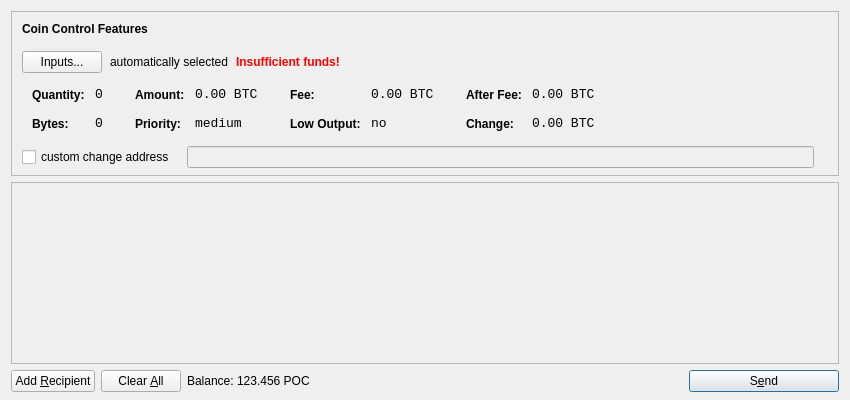
<?xml version="1.0" encoding="UTF-8"?>
<ui version="4.0">
 <class>SendCoinsDialog</class>
 <widget class="QDialog" name="SendCoinsDialog">
  <property name="geometry">
   <rect>
    <x>0</x>
    <y>0</y>
    <width>850</width>
    <height>400</height>
   </rect>
  </property>
  <property name="windowTitle">
   <string>Send Coins</string>
  </property>
  <layout class="QVBoxLayout" name="verticalLayout" stretch="0,1,0">
   <property name="bottomMargin">
    <number>8</number>
   </property>
   <item>
    <widget class="QFrame" name="frameCoinControl">
     <property name="sizePolicy">
      <sizepolicy hsizetype="Expanding" vsizetype="Expanding">
       <horstretch>0</horstretch>
       <verstretch>0</verstretch>
      </sizepolicy>
     </property>
     <property name="maximumSize">
      <size>
       <width>16777215</width>
       <height>16777215</height>
      </size>
     </property>
     <property name="frameShape">
      <enum>QFrame::StyledPanel</enum>
     </property>
     <property name="frameShadow">
      <enum>QFrame::Sunken</enum>
     </property>
     <layout class="QVBoxLayout" name="verticalLayoutCoinControl2">
      <property name="spacing">
       <number>-1</number>
      </property>
      <property name="leftMargin">
       <number>0</number>
      </property>
      <property name="topMargin">
       <number>0</number>
      </property>
      <property name="rightMargin">
       <number>0</number>
      </property>
      <property name="bottomMargin">
       <number>6</number>
      </property>
      <item>
       <layout class="QVBoxLayout" name="verticalLayoutCoinControl" stretch="0,0,0,0,1">
        <property name="spacing">
         <number>0</number>
        </property>
        <property name="leftMargin">
         <number>10</number>
        </property>
        <property name="topMargin">
         <number>10</number>
        </property>
        <item>
         <layout class="QHBoxLayout" name="horizontalLayoutCoinControl1">
          <property name="bottomMargin">
           <number>15</number>
          </property>
          <item>
           <widget class="QLabel" name="labelCoinControlFeatures">
            <property name="sizePolicy">
             <sizepolicy hsizetype="Preferred" vsizetype="Maximum">
              <horstretch>0</horstretch>
              <verstretch>0</verstretch>
             </sizepolicy>
            </property>
            <property name="font">
             <font>
              <weight>75</weight>
              <bold>true</bold>
             </font>
            </property>
            <property name="styleSheet">
             <string notr="true">font-weight:bold;</string>
            </property>
            <property name="text">
             <string>Coin Control Features</string>
            </property>
           </widget>
          </item>
         </layout>
        </item>
        <item>
         <layout class="QHBoxLayout" name="horizontalLayoutCoinControl2" stretch="0,0,0,0">
          <property name="spacing">
           <number>8</number>
          </property>
          <property name="bottomMargin">
           <number>10</number>
          </property>
          <item>
           <widget class="QPushButton" name="pushButtonCoinControl">
            <property name="styleSheet">
             <string notr="true"/>
            </property>
            <property name="text">
             <string>Inputs...</string>
            </property>
           </widget>
          </item>
          <item>
           <widget class="QLabel" name="labelCoinControlAutomaticallySelected">
            <property name="text">
             <string>automatically selected</string>
            </property>
            <property name="margin">
             <number>5</number>
            </property>
           </widget>
          </item>
          <item>
           <widget class="QLabel" name="labelCoinControlInsuffFunds">
            <property name="font">
             <font>
              <weight>75</weight>
              <bold>true</bold>
             </font>
            </property>
            <property name="styleSheet">
             <string notr="true">color:red;font-weight:bold;</string>
            </property>
            <property name="text">
             <string>Insufficient funds!</string>
            </property>
            <property name="margin">
             <number>5</number>
            </property>
           </widget>
          </item>
          <item>
           <spacer name="horizontalSpacerCoinControl">
            <property name="orientation">
             <enum>Qt::Horizontal</enum>
            </property>
            <property name="sizeHint" stdset="0">
             <size>
              <width>40</width>
              <height>1</height>
             </size>
            </property>
           </spacer>
          </item>
         </layout>
        </item>
        <item>
         <widget class="QWidget" name="widgetCoinControl" native="true">
          <property name="sizePolicy">
           <sizepolicy hsizetype="Preferred" vsizetype="Preferred">
            <horstretch>0</horstretch>
            <verstretch>0</verstretch>
           </sizepolicy>
          </property>
          <property name="minimumSize">
           <size>
            <width>0</width>
            <height>0</height>
           </size>
          </property>
          <property name="styleSheet">
           <string notr="true"/>
          </property>
          <layout class="QHBoxLayout" name="horizontalLayoutCoinControl5">
           <property name="margin">
            <number>0</number>
           </property>
           <item>
            <layout class="QHBoxLayout" name="horizontalLayoutCoinControl3" stretch="0,0,0,1">
             <property name="spacing">
              <number>20</number>
             </property>
             <property name="topMargin">
              <number>0</number>
             </property>
             <property name="bottomMargin">
              <number>10</number>
             </property>
             <item>
              <layout class="QFormLayout" name="formLayoutCoinControl1">
               <property name="horizontalSpacing">
                <number>10</number>
               </property>
               <property name="verticalSpacing">
                <number>14</number>
               </property>
               <property name="leftMargin">
                <number>10</number>
               </property>
               <property name="topMargin">
                <number>4</number>
               </property>
               <property name="rightMargin">
                <number>6</number>
               </property>
               <item row="0" column="0">
                <widget class="QLabel" name="labelCoinControlQuantityText">
                 <property name="styleSheet">
                  <string notr="true">font-weight:bold;</string>
                 </property>
                 <property name="text">
                  <string>Quantity:</string>
                 </property>
                 <property name="margin">
                  <number>0</number>
                 </property>
                </widget>
               </item>
               <item row="0" column="1">
                <widget class="QLabel" name="labelCoinControlQuantity">
                 <property name="font">
                  <font>
                   <family>Monospace</family>
                   <pointsize>10</pointsize>
                  </font>
                 </property>
                 <property name="cursor">
                  <cursorShape>IBeamCursor</cursorShape>
                 </property>
                 <property name="contextMenuPolicy">
                  <enum>Qt::ActionsContextMenu</enum>
                 </property>
                 <property name="text">
                  <string notr="true">0</string>
                 </property>
                 <property name="margin">
                  <number>0</number>
                 </property>
                 <property name="textInteractionFlags">
                  <set>Qt::LinksAccessibleByMouse|Qt::TextSelectableByKeyboard|Qt::TextSelectableByMouse</set>
                 </property>
                </widget>
               </item>
               <item row="1" column="0">
                <widget class="QLabel" name="labelCoinControlBytesText">
                 <property name="styleSheet">
                  <string notr="true">font-weight:bold;</string>
                 </property>
                 <property name="text">
                  <string>Bytes:</string>
                 </property>
                </widget>
               </item>
               <item row="1" column="1">
                <widget class="QLabel" name="labelCoinControlBytes">
                 <property name="font">
                  <font>
                   <family>Monospace</family>
                   <pointsize>10</pointsize>
                  </font>
                 </property>
                 <property name="cursor">
                  <cursorShape>IBeamCursor</cursorShape>
                 </property>
                 <property name="contextMenuPolicy">
                  <enum>Qt::ActionsContextMenu</enum>
                 </property>
                 <property name="text">
                  <string notr="true">0</string>
                 </property>
                 <property name="textInteractionFlags">
                  <set>Qt::LinksAccessibleByMouse|Qt::TextSelectableByKeyboard|Qt::TextSelectableByMouse</set>
                 </property>
                </widget>
               </item>
              </layout>
             </item>
             <item>
              <layout class="QFormLayout" name="formLayoutCoinControl2">
               <property name="horizontalSpacing">
                <number>10</number>
               </property>
               <property name="verticalSpacing">
                <number>14</number>
               </property>
               <property name="leftMargin">
                <number>6</number>
               </property>
               <property name="topMargin">
                <number>4</number>
               </property>
               <property name="rightMargin">
                <number>6</number>
               </property>
               <item row="0" column="0">
                <widget class="QLabel" name="labelCoinControlAmountText">
                 <property name="styleSheet">
                  <string notr="true">font-weight:bold;</string>
                 </property>
                 <property name="text">
                  <string>Amount:</string>
                 </property>
                 <property name="margin">
                  <number>0</number>
                 </property>
                </widget>
               </item>
               <item row="0" column="1">
                <widget class="QLabel" name="labelCoinControlAmount">
                 <property name="font">
                  <font>
                   <family>Monospace</family>
                   <pointsize>10</pointsize>
                  </font>
                 </property>
                 <property name="cursor">
                  <cursorShape>IBeamCursor</cursorShape>
                 </property>
                 <property name="contextMenuPolicy">
                  <enum>Qt::ActionsContextMenu</enum>
                 </property>
                 <property name="text">
                  <string notr="true">0.00 BTC</string>
                 </property>
                 <property name="textInteractionFlags">
                  <set>Qt::LinksAccessibleByMouse|Qt::TextSelectableByKeyboard|Qt::TextSelectableByMouse</set>
                 </property>
                </widget>
               </item>
               <item row="1" column="0">
                <widget class="QLabel" name="labelCoinControlPriorityText">
                 <property name="styleSheet">
                  <string notr="true">font-weight:bold;</string>
                 </property>
                 <property name="text">
                  <string>Priority:</string>
                 </property>
                </widget>
               </item>
               <item row="1" column="1">
                <widget class="QLabel" name="labelCoinControlPriority">
                 <property name="font">
                  <font>
                   <family>Monospace</family>
                   <pointsize>10</pointsize>
                  </font>
                 </property>
                 <property name="cursor">
                  <cursorShape>IBeamCursor</cursorShape>
                 </property>
                 <property name="contextMenuPolicy">
                  <enum>Qt::ActionsContextMenu</enum>
                 </property>
                 <property name="text">
                  <string>medium</string>
                 </property>
                 <property name="textInteractionFlags">
                  <set>Qt::LinksAccessibleByMouse|Qt::TextSelectableByKeyboard|Qt::TextSelectableByMouse</set>
                 </property>
                </widget>
               </item>
              </layout>
             </item>
             <item>
              <layout class="QFormLayout" name="formLayoutCoinControl3">
               <property name="horizontalSpacing">
                <number>10</number>
               </property>
               <property name="verticalSpacing">
                <number>14</number>
               </property>
               <property name="leftMargin">
                <number>6</number>
               </property>
               <property name="topMargin">
                <number>4</number>
               </property>
               <property name="rightMargin">
                <number>6</number>
               </property>
               <item row="0" column="0">
                <widget class="QLabel" name="labelCoinControlFeeText">
                 <property name="styleSheet">
                  <string notr="true">font-weight:bold;</string>
                 </property>
                 <property name="text">
                  <string>Fee:</string>
                 </property>
                 <property name="margin">
                  <number>0</number>
                 </property>
                </widget>
               </item>
               <item row="0" column="1">
                <widget class="QLabel" name="labelCoinControlFee">
                 <property name="font">
                  <font>
                   <family>Monospace</family>
                   <pointsize>10</pointsize>
                  </font>
                 </property>
                 <property name="cursor">
                  <cursorShape>IBeamCursor</cursorShape>
                 </property>
                 <property name="contextMenuPolicy">
                  <enum>Qt::ActionsContextMenu</enum>
                 </property>
                 <property name="text">
                  <string notr="true">0.00 BTC</string>
                 </property>
                 <property name="textInteractionFlags">
                  <set>Qt::LinksAccessibleByMouse|Qt::TextSelectableByKeyboard|Qt::TextSelectableByMouse</set>
                 </property>
                </widget>
               </item>
               <item row="1" column="0">
                <widget class="QLabel" name="labelCoinControlLowOutputText">
                 <property name="styleSheet">
                  <string notr="true">font-weight:bold;</string>
                 </property>
                 <property name="text">
                  <string>Low Output:</string>
                 </property>
                </widget>
               </item>
               <item row="1" column="1">
                <widget class="QLabel" name="labelCoinControlLowOutput">
                 <property name="font">
                  <font>
                   <family>Monospace</family>
                   <pointsize>10</pointsize>
                  </font>
                 </property>
                 <property name="cursor">
                  <cursorShape>IBeamCursor</cursorShape>
                 </property>
                 <property name="contextMenuPolicy">
                  <enum>Qt::ActionsContextMenu</enum>
                 </property>
                 <property name="text">
                  <string>no</string>
                 </property>
                 <property name="textInteractionFlags">
                  <set>Qt::LinksAccessibleByMouse|Qt::TextSelectableByKeyboard|Qt::TextSelectableByMouse</set>
                 </property>
                </widget>
               </item>
              </layout>
             </item>
             <item>
              <layout class="QFormLayout" name="formLayoutCoinControl4">
               <property name="horizontalSpacing">
                <number>10</number>
               </property>
               <property name="verticalSpacing">
                <number>14</number>
               </property>
               <property name="leftMargin">
                <number>6</number>
               </property>
               <property name="topMargin">
                <number>4</number>
               </property>
               <property name="rightMargin">
                <number>6</number>
               </property>
               <item row="0" column="0">
                <widget class="QLabel" name="labelCoinControlAfterFeeText">
                 <property name="styleSheet">
                  <string notr="true">font-weight:bold;</string>
                 </property>
                 <property name="text">
                  <string>After Fee:</string>
                 </property>
                 <property name="margin">
                  <number>0</number>
                 </property>
                </widget>
               </item>
               <item row="0" column="1">
                <widget class="QLabel" name="labelCoinControlAfterFee">
                 <property name="font">
                  <font>
                   <family>Monospace</family>
                   <pointsize>10</pointsize>
                  </font>
                 </property>
                 <property name="cursor">
                  <cursorShape>IBeamCursor</cursorShape>
                 </property>
                 <property name="contextMenuPolicy">
                  <enum>Qt::ActionsContextMenu</enum>
                 </property>
                 <property name="text">
                  <string notr="true">0.00 BTC</string>
                 </property>
                 <property name="textInteractionFlags">
                  <set>Qt::LinksAccessibleByMouse|Qt::TextSelectableByKeyboard|Qt::TextSelectableByMouse</set>
                 </property>
                </widget>
               </item>
               <item row="1" column="0">
                <widget class="QLabel" name="labelCoinControlChangeText">
                 <property name="styleSheet">
                  <string notr="true">font-weight:bold;</string>
                 </property>
                 <property name="text">
                  <string>Change:</string>
                 </property>
                </widget>
               </item>
               <item row="1" column="1">
                <widget class="QLabel" name="labelCoinControlChange">
                 <property name="font">
                  <font>
                   <family>Monospace</family>
                   <pointsize>10</pointsize>
                  </font>
                 </property>
                 <property name="cursor">
                  <cursorShape>IBeamCursor</cursorShape>
                 </property>
                 <property name="contextMenuPolicy">
                  <enum>Qt::ActionsContextMenu</enum>
                 </property>
                 <property name="text">
                  <string notr="true">0.00 BTC</string>
                 </property>
                 <property name="textInteractionFlags">
                  <set>Qt::LinksAccessibleByMouse|Qt::TextSelectableByKeyboard|Qt::TextSelectableByMouse</set>
                 </property>
                </widget>
               </item>
              </layout>
             </item>
            </layout>
           </item>
          </layout>
         </widget>
        </item>
        <item>
         <layout class="QHBoxLayout" name="horizontalLayoutCoinControl4" stretch="0,0,0">
          <property name="spacing">
           <number>12</number>
          </property>
          <property name="sizeConstraint">
           <enum>QLayout::SetDefaultConstraint</enum>
          </property>
          <property name="topMargin">
           <number>5</number>
          </property>
          <property name="rightMargin">
           <number>5</number>
          </property>
          <item>
           <widget class="QCheckBox" name="checkBoxCoinControlChange">
            <property name="text">
             <string>custom change address</string>
            </property>
           </widget>
          </item>
          <item>
           <widget class="QLineEdit" name="lineEditCoinControlChange">
            <property name="enabled">
             <bool>false</bool>
            </property>
            <property name="sizePolicy">
             <sizepolicy hsizetype="Expanding" vsizetype="Fixed">
              <horstretch>0</horstretch>
              <verstretch>0</verstretch>
             </sizepolicy>
            </property>
           </widget>
          </item>
          <item>
           <widget class="QLabel" name="labelCoinControlChangeLabel">
            <property name="sizePolicy">
             <sizepolicy hsizetype="Preferred" vsizetype="Expanding">
              <horstretch>0</horstretch>
              <verstretch>0</verstretch>
             </sizepolicy>
            </property>
            <property name="minimumSize">
             <size>
              <width>0</width>
              <height>0</height>
             </size>
            </property>
            <property name="text">
             <string/>
            </property>
            <property name="margin">
             <number>3</number>
            </property>
           </widget>
          </item>
         </layout>
        </item>
        <item>
         <spacer name="verticalSpacerCoinControl">
          <property name="orientation">
           <enum>Qt::Vertical</enum>
          </property>
          <property name="sizeHint" stdset="0">
           <size>
            <width>800</width>
            <height>1</height>
           </size>
          </property>
         </spacer>
        </item>
       </layout>
      </item>
     </layout>
    </widget>
   </item>
   <item>
    <widget class="QScrollArea" name="scrollArea">
     <property name="widgetResizable">
      <bool>true</bool>
     </property>
     <widget class="QWidget" name="scrollAreaWidgetContents">
      <property name="geometry">
       <rect>
        <x>0</x>
        <y>0</y>
        <width>830</width>
        <height>165</height>
       </rect>
      </property>
      <layout class="QVBoxLayout" name="verticalLayout_2">
       <property name="margin">
        <number>0</number>
       </property>
       <item>
        <layout class="QVBoxLayout" name="entries">
         <property name="spacing">
          <number>6</number>
         </property>
        </layout>
       </item>
       <item>
        <spacer name="verticalSpacer">
         <property name="orientation">
          <enum>Qt::Vertical</enum>
         </property>
         <property name="sizeHint" stdset="0">
          <size>
           <width>20</width>
           <height>40</height>
          </size>
         </property>
        </spacer>
       </item>
      </layout>
     </widget>
    </widget>
   </item>
   <item>
    <layout class="QHBoxLayout" name="horizontalLayout">
     <item>
      <widget class="QPushButton" name="addButton">
       <property name="toolTip">
        <string>Send to multiple recipients at once</string>
       </property>
       <property name="text">
        <string>Add &amp;Recipient</string>
       </property>
       <property name="icon">
        <iconset resource="../bitcoin.qrc">
         <normaloff>:/icons/add</normaloff>:/icons/add</iconset>
       </property>
       <property name="autoDefault">
        <bool>false</bool>
       </property>
      </widget>
     </item>
     <item>
      <widget class="QPushButton" name="clearButton">
       <property name="sizePolicy">
        <sizepolicy hsizetype="Minimum" vsizetype="Fixed">
         <horstretch>0</horstretch>
         <verstretch>0</verstretch>
        </sizepolicy>
       </property>
       <property name="toolTip">
        <string>Remove all transaction fields</string>
       </property>
       <property name="text">
        <string>Clear &amp;All</string>
       </property>
       <property name="icon">
        <iconset resource="../bitcoin.qrc">
         <normaloff>:/icons/remove</normaloff>:/icons/remove</iconset>
       </property>
       <property name="autoRepeatDelay">
        <number>300</number>
       </property>
       <property name="autoDefault">
        <bool>false</bool>
       </property>
      </widget>
     </item>
     <item>
      <layout class="QHBoxLayout" name="horizontalLayout_2">
       <property name="spacing">
        <number>3</number>
       </property>
       <item>
        <widget class="QLabel" name="label">
         <property name="text">
          <string>Balance:</string>
         </property>
        </widget>
       </item>
       <item>
        <widget class="QLabel" name="labelBalance">
         <property name="cursor">
          <cursorShape>IBeamCursor</cursorShape>
         </property>
         <property name="text">
          <string>123.456 POC</string>
         </property>
         <property name="textInteractionFlags">
          <set>Qt::LinksAccessibleByMouse|Qt::TextSelectableByKeyboard|Qt::TextSelectableByMouse</set>
         </property>
        </widget>
       </item>
      </layout>
     </item>
     <item>
      <spacer name="horizontalSpacer">
       <property name="orientation">
        <enum>Qt::Horizontal</enum>
       </property>
       <property name="sizeHint" stdset="0">
        <size>
         <width>40</width>
         <height>20</height>
        </size>
       </property>
      </spacer>
     </item>
     <item>
      <widget class="QPushButton" name="sendButton">
       <property name="minimumSize">
        <size>
         <width>150</width>
         <height>0</height>
        </size>
       </property>
       <property name="toolTip">
        <string>Confirm the send action</string>
       </property>
       <property name="text">
        <string>S&amp;end</string>
       </property>
       <property name="icon">
        <iconset resource="../bitcoin.qrc">
         <normaloff>:/icons/send</normaloff>:/icons/send</iconset>
       </property>
       <property name="default">
        <bool>true</bool>
       </property>
      </widget>
     </item>
    </layout>
   </item>
  </layout>
 </widget>
 <resources>
  <include location="../bitcoin.qrc"/>
 </resources>
 <connections/>
</ui>
